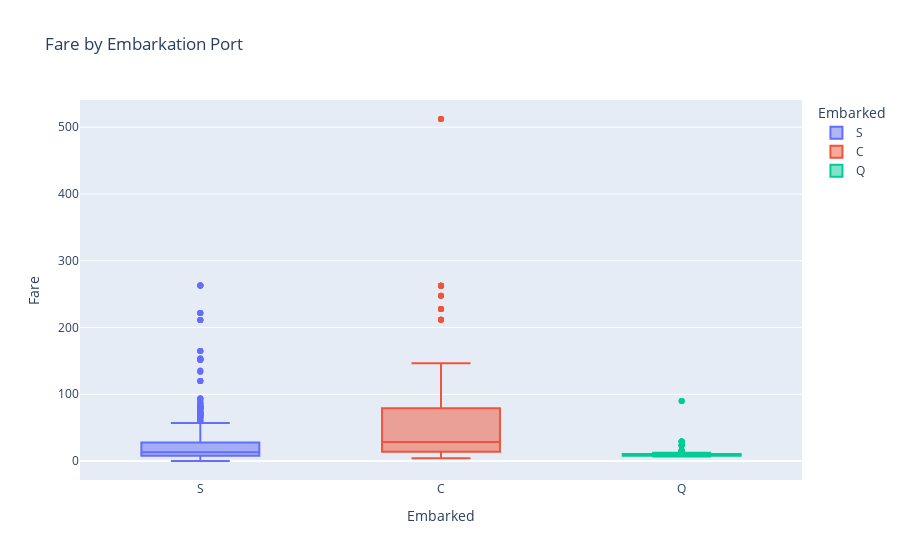

The cell this chart's notebook holds for it:
### Code cell
fig = px.box(combined, x='Embarked', y='Fare', color='Embarked', title='Fare by Embarkation Port')
fig.show()

### Figure 1 — Plotly figure (JSON) as saved in the notebook; plotly's stock layout.template omitted (floating-point values rounded to 4 significant figures; data arrays with more than 128 entries replaced by an {"elided": "..."} marker saying what was removed)
{"data": [{"alignmentgroup": "True", "hovertemplate": "Embarked=%{x}<br>Fare=%{y}<extra></extra>", "legendgroup": "S", "marker": {"color": "#636efa"}, "name": "S", "notched": false, "offsetgroup": "S", "orientation": "v", "showlegend": true, "type": "box", "x": {"elided": "916 str values"}, "x0": " ", "xaxis": "x", "y": {"elided": "916 float values"}, "y0": " ", "yaxis": "y"}, {"alignmentgroup": "True", "hovertemplate": "Embarked=%{x}<br>Fare=%{y}<extra></extra>", "legendgroup": "C", "marker": {"color": "#EF553B"}, "name": "C", "notched": false, "offsetgroup": "C", "orientation": "v", "showlegend": true, "type": "box", "x": {"elided": "270 str values"}, "x0": " ", "xaxis": "x", "y": {"elided": "270 float values"}, "y0": " ", "yaxis": "y"}, {"alignmentgroup": "True", "hovertemplate": "Embarked=%{x}<br>Fare=%{y}<extra></extra>", "legendgroup": "Q", "marker": {"color": "#00cc96"}, "name": "Q", "notched": false, "offsetgroup": "Q", "orientation": "v", "showlegend": true, "type": "box", "x": ["Q", "Q", "Q", "Q", "Q", "Q", "Q", "Q", "Q", "Q", "Q", "Q", "Q", "Q", "Q", "Q", "Q", "Q", "Q", "Q", "Q", "Q", "Q", "Q", "Q", "Q", "Q", "Q", "Q", "Q", "Q", "Q", "Q", "Q", "Q", "Q", "Q", "Q", "Q", "Q", "Q", "Q", "Q", "Q", "Q", "Q", "Q", "Q", "Q", "Q", "Q", "Q", "Q", "Q", "Q", "Q", "Q", "Q", "Q", "Q", "Q", "Q", "Q", "Q", "Q", "Q", "Q", "Q", "Q", "Q", "Q", "Q", "Q", "Q", "Q", "Q", "Q", "Q", "Q", "Q", "Q", "Q", "Q", "Q", "Q", "Q", "Q", "Q", "Q", "Q", "Q", "Q", "Q", "Q", "Q", "Q", "Q", "Q", "Q", "Q", "Q", "Q", "Q", "Q", "Q", "Q", "Q", "Q", "Q", "Q", "Q", "Q", "Q", "Q", "Q", "Q", "Q", "Q", "Q", "Q", "Q", "Q", "Q"], "x0": " ", "xaxis": "x", "y": [8.458, 29.12, 8.029, 7.879, 7.75, 7.879, 15.5, 7.75, 7.787, 24.15, 7.75, 7.75, 6.75, 7.733, 29.12, 15.5, 15.5, 7.75, 7.75, 7.75, 7.75, 15.5, 90.0, 7.75, 7.75, 7.75, 29.12, 7.75, 7.75, 7.75, 23.25, 12.35, 12.35, 23.25, 7.879, 7.879, 15.5, 7.75, 7.729, 6.858, 90.0, 7.733, 7.75, 7.75, 7.725, 7.75, 7.629, 7.75, 24.15, 7.75, 7.829, 7.75, 7.75, 7.75, 15.5, 7.75, 12.35, 7.733, 7.829, 6.75, 15.5, 8.137, 7.733, 7.742, 15.5, 7.737, 7.75, 7.75, 24.15, 7.75, 7.737, 29.12, 7.75, 6.95, 7.75, 29.12, 7.75, 7.829, 9.688, 7.629, 12.35, 7.75, 29.12, 7.725, 7.879, 7.75, 7.75, 10.71, 7.879, 7.75, 7.75, 7.821, 7.75, 7.779, 7.283, 7.75, 7.75, 23.25, 7.733, 7.75, 12.35, 15.5, 7.75, 7.879, 7.75, 7.879, 7.75, 7.75, 15.5, 7.75, 6.95, 7.75, 7.75, 7.733, 7.75, 7.75, 7.879, 7.75, 7.25, 7.733, 7.721, 7.75, 90.0], "y0": " ", "yaxis": "y"}], "layout": {"boxmode": "overlay", "legend": {"title": {"text": "Embarked"}, "tracegroupgap": 0}, "title": {"text": "Fare by Embarkation Port"}, "xaxis": {"anchor": "y", "categoryarray": ["S", "C", "Q"], "categoryorder": "array", "domain": [0, 1], "title": {"text": "Embarked"}}, "yaxis": {"anchor": "x", "domain": [0, 1], "title": {"text": "Fare"}}}}
